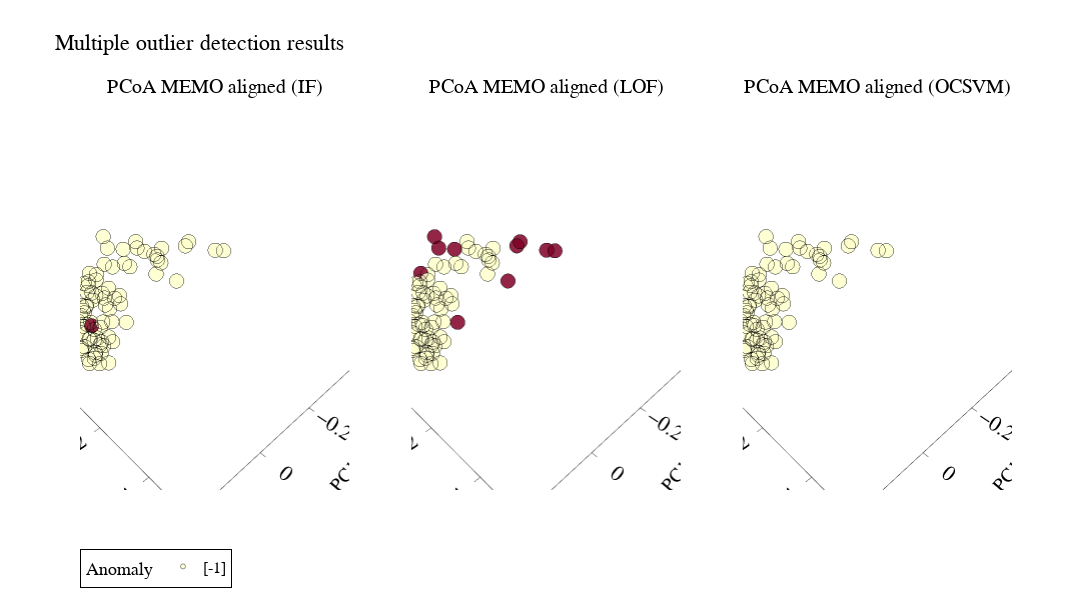

Notebook source saved alongside this figure:
### Code cell
pcoa_3d(
    matrix= metric_df,
    data = SC,
    metric= 'braycurtis',
    filename_header=filename_header)
